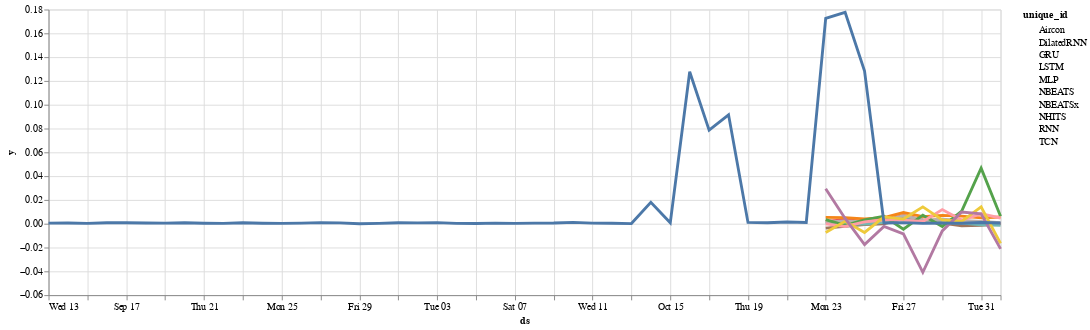

This figure's notebook cell:
### Code cell
altair_plot(consumption_predict_plot)

### Figure 1 — Vega-Lite specification as saved in the notebook (floating-point values rounded to 4 significant figures; data arrays with more than 128 entries replaced by an {"elided": "..."} marker saying what was removed)
{"config": {"view": {"continuousWidth": 300, "continuousHeight": 300}}, "layer": [{"mark": {"type": "circle"}, "encoding": {"color": {"field": "unique_id", "type": "nominal"}, "opacity": {"value": 0}, "x": {"field": "ds", "type": "temporal"}, "y": {"field": "y", "type": "quantitative"}}, "name": "view_3"}, {"mark": {"type": "line"}, "encoding": {"color": {"field": "unique_id", "type": "nominal"}, "size": {"condition": {"test": {"not": {"param": "param_3"}}, "value": 1}, "value": 3}, "x": {"field": "ds", "type": "temporal"}, "y": {"field": "y", "type": "quantitative"}}}], "data": {"name": "data-fdecb2b806e6f5147e214f014d7236b1"}, "params": [{"name": "param_3", "select": {"type": "point", "fields": ["unique_id"], "nearest": true, "on": "mouseover"}, "bind": "legend", "views": ["view_3"]}], "width": 1000, "$schema": "https://vega.github.io/schema/vega-lite/v5.15.1.json", "datasets": {"data-fdecb2b806e6f5147e214f014d7236b1": {"elided": "140 records"}}}
